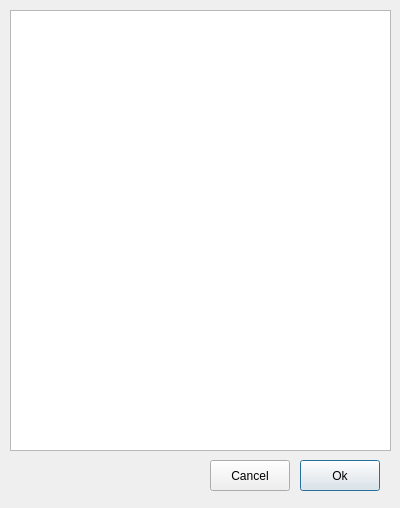
<?xml version="1.0" encoding="UTF-8"?>
<ui version="4.0">
 <class>CodecSettings</class>
 <widget class="QDialog" name="CodecSettings">
  <property name="geometry">
   <rect>
    <x>0</x>
    <y>0</y>
    <width>400</width>
    <height>508</height>
   </rect>
  </property>
  <property name="windowTitle">
   <string>Codec settings</string>
  </property>
  <widget class="QTableView" name="tableView">
   <property name="geometry">
    <rect>
     <x>10</x>
     <y>10</y>
     <width>381</width>
     <height>441</height>
    </rect>
   </property>
  </widget>
  <widget class="QPushButton" name="pushButton_ok">
   <property name="geometry">
    <rect>
     <x>300</x>
     <y>460</y>
     <width>80</width>
     <height>31</height>
    </rect>
   </property>
   <property name="text">
    <string>Ok</string>
   </property>
  </widget>
  <widget class="QPushButton" name="pushButton_cancel">
   <property name="geometry">
    <rect>
     <x>210</x>
     <y>460</y>
     <width>80</width>
     <height>31</height>
    </rect>
   </property>
   <property name="text">
    <string>Cancel</string>
   </property>
   <property name="autoDefault">
    <bool>false</bool>
   </property>
  </widget>
 </widget>
 <resources/>
 <connections/>
</ui>
